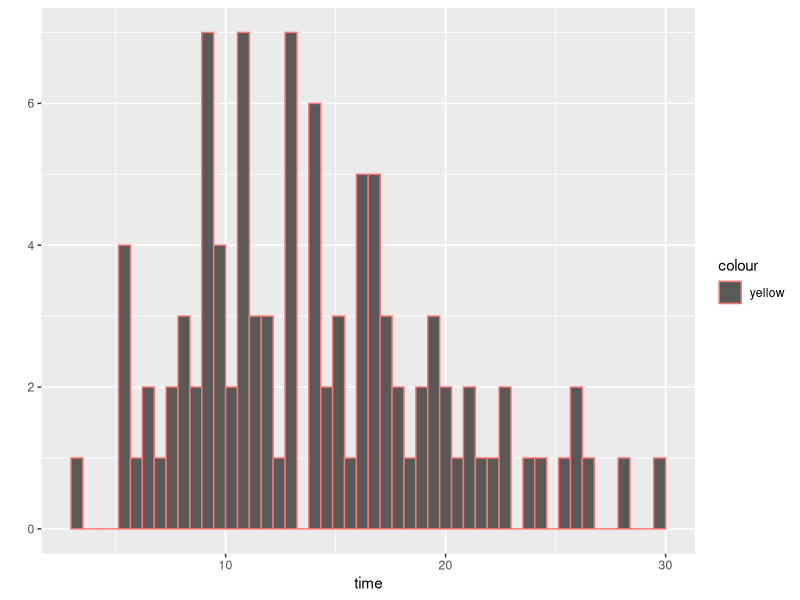

The R source for this figure:
## ---- chunk 1
1-pgamma(60, 25, 1/3)
## ---- chunk 2
1-pgamma(60,25,scale=3)
## ---- chunk 3
qgamma(.95,5,1/3)
## ---- chunk 4
time <- rgamma(100, 5, 1/3)
time
## ---- chunk 5
library(tidyverse)
qplot(time,col="yellow", bins=50, xlabel="waiting time"+ geom_violin(xintercept=27) )
